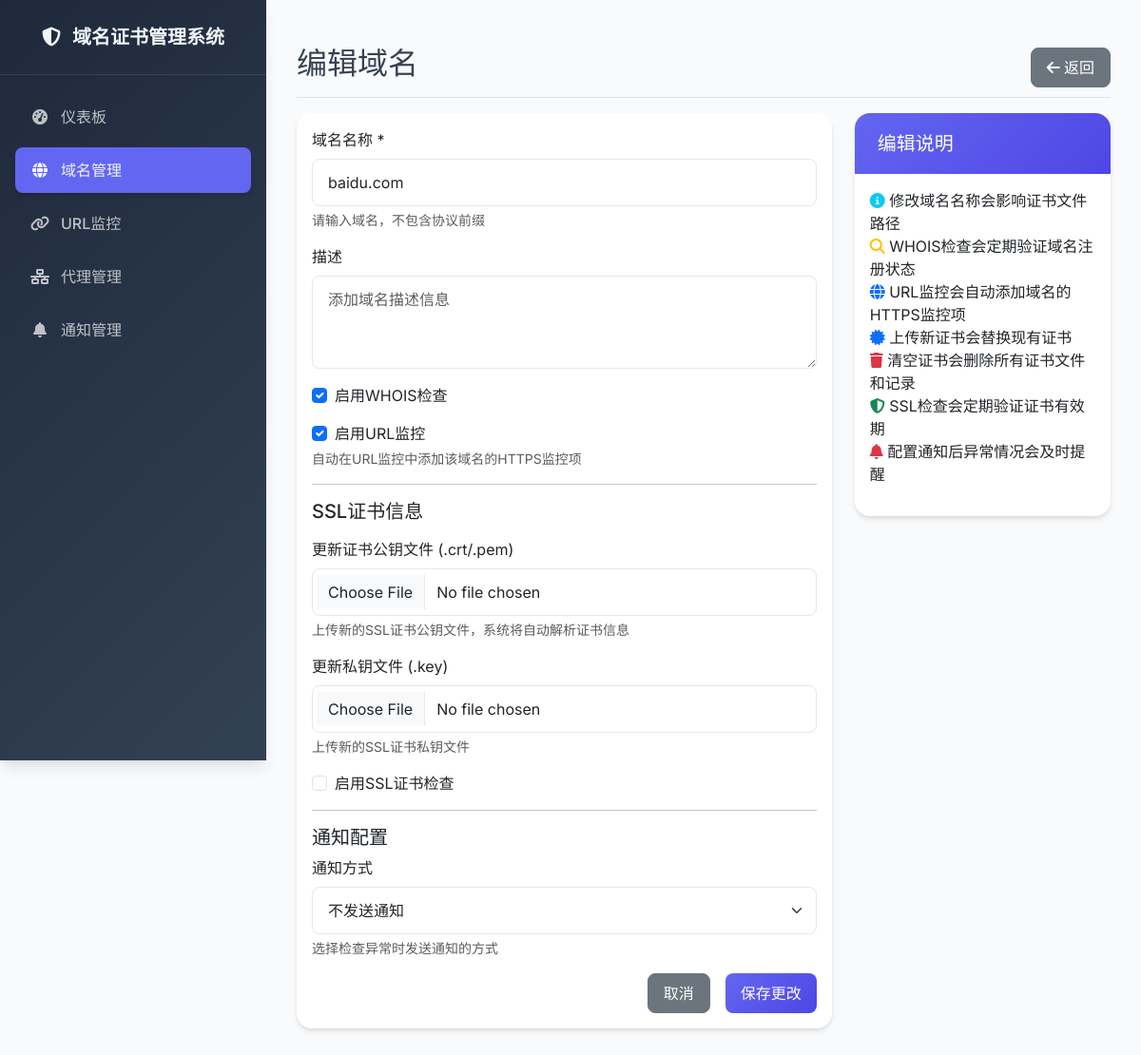
The page /domains/1/edit on the database its author committed.
### app/models/domain.py (models this page shows, shortened)
class Domain(db.Model):
    id = db.Column(db.Integer, primary_key=True)
    name = db.Column(db.String(255), nullable=False, unique=True)
    description = db.Column(db.Text)
    is_active = db.Column(db.Boolean, default=True)
    check_ssl = db.Column(db.Boolean, default=True)
    check_whois = db.Column(db.Boolean, default=True)
    check_access = db.Column(db.Boolean, default=False)  # 新增：访问检查
    website_url_id = db.Column(db.Integer, db.ForeignKey('url.id'), nullable=True)  # 关联的官网URL监控项
    notification_config_id = db.Column(db.Integer, db.ForeignKey('notification_config.id'), nullable=True)
    created_at = db.Column(db.DateTime, default=datetime.utcnow)
    updated_at = db.Column(db.DateTime, default=datetime.utcnow, onupdate=datetime.utcnow)
    certificates = db.relationship('Certificate', backref='domain', lazy=True, cascade='all, delete-orphan')
    whois_records = db.relationship('WhoisRecord', backref='domain', lazy=True, cascade='all, delete-orphan')
    access_checks = db.relationship('DomainAccessCheck', backref='domain', lazy=True, cascade='all, delete-orphan')  # 新增：访问检查记录
    website_url = db.relationship('URL', backref='domain', foreign_keys=[website_url_id])  # 关联的官网URL监控项
    notification_config = db.relationship('NotificationConfig', backref='domains')

### app/views/domains.py (the view, shortened to what this page needs)
@domains_bp.route('/domains/<int:id>/edit', methods=['GET', 'POST'])
def edit(id):
    domain = Domain.query.get_or_404(id)
    return render_template('domains/edit.html', domain=domain, notification_configs=NotificationConfig.query.filter_by(is_active=True).all())

### app/templates/domains/edit.html (shortened to what this page needs)
{% extends "base.html" %}
{% block content %}
<div class="d-flex justify-content-between flex-wrap flex-md-nowrap align-items-center pt-3 pb-2 mb-3 border-bottom">
    <h1 class="h2">编辑域名</h1>
    <div class="btn-toolbar mb-2 mb-md-0">
        <a href="{{ url_for('domains.show', id=domain.id) }}" class="btn btn-secondary">
            <i class="fas fa-arrow-left"></i> 返回
        </a>
    </div>
</div>
<div class="row">
    <div class="col-md-8">
        <div class="card">
            <div class="card-body">
                <form method="POST" enctype="multipart/form-data">
                    <div class="mb-3">
                        <label for="name" class="form-label">域名名称 *</label>
                        <input type="text" class="form-control" id="name" name="name" required
                               value="{{ domain.name }}" placeholder="例如: example.com">
                        <div class="form-text">请输入域名，不包含协议前缀</div>
                    </div>
                    <div class="mb-3">
                        <label for="description" class="form-label">描述</label>
                        <textarea class="form-control" id="description" name="description" rows="3"
                                  placeholder="添加域名描述信息">{{ domain.description or '' }}</textarea>
                    </div>
                    <div class="mb-3">
                        <div class="form-check">
                            <input class="form-check-input" type="checkbox" id="check_whois" name="check_whois"
                                   {% if domain.check_whois %}checked{% endif %}>
                            <label class="form-check-label" for="check_whois">
                                启用WHOIS检查
                            </label>
                        </div>
                    </div>
                    <div class="mb-3">
                        <div class="form-check">
                            <input class="form-check-input" type="checkbox" id="check_access" name="check_access"
                                   {% if domain.check_access %}checked{% endif %}>
                            <label class="form-check-label" for="check_access">
                                启用URL监控
                            </label>
                        </div>
                        <div class="form-text">自动在URL监控中添加该域名的HTTPS监控项</div>
                    </div>
                    <hr>
                    <div class="d-flex justify-content-between align-items-center mb-3">
                        <h5 class="mb-0">SSL证书信息</h5>
                    </div>
                    <div class="mb-3">
                        <label for="cert_file" class="form-label">更新证书公钥文件 (.crt/.pem)</label>
                        <input type="file" class="form-control" id="cert_file" name="cert_file"
                               accept=".crt,.pem,.cer">
                        <div class="form-text">上传新的SSL证书公钥文件，系统将自动解析证书信息</div>
                    </div>
                    <div class="mb-3">
                        <label for="key_file" class="form-label">更新私钥文件 (.key)</label>
                        <input type="file" class="form-control" id="key_file" name="key_file"
                               accept=".key,.pem">
                        <div class="form-text">上传新的SSL证书私钥文件</div>
                    </div>
                    <div class="mb-3">
                        <div class="form-check">
                            <input class="form-check-input" type="checkbox" id="check_ssl" name="check_ssl"
                                   {% if domain.check_ssl %}checked{% endif %}>
                            <label class="form-check-label" for="check_ssl">
                                启用SSL证书检查
                            </label>
                        </div>
                    </div>
                    <hr>
                    <h5>通知配置</h5>
                    <div class="mb-3">
                        <label for="notification_config_id" class="form-label">通知方式</label>
                        <select class="form-select" id="notification_config_id" name="notification_config_id">
                            <option value="">不发送通知</option>
                        </select>
                        <div class="form-text">选择检查异常时发送通知的方式</div>
                    </div>
                    <div class="d-grid gap-2 d-md-flex justify-content-md-end">
                        <a href="{{ url_for('domains.show', id=domain.id) }}" class="btn btn-secondary me-md-2">取消</a>
                        <button type="submit" class="btn btn-primary">保存更改</button>
                    </div>
                </form>
            </div>
        </div>
    </div>
    <div class="col-md-4">
        <div class="card">
            <div class="card-header">
                <h5 class="card-title mb-0">编辑说明</h5>
            </div>
            <div class="card-body">
                <ul class="list-unstyled">
                    <li><i class="fas fa-info-circle text-info"></i> 修改域名名称会影响证书文件路径</li>
                    <li><i class="fas fa-search text-warning"></i> WHOIS检查会定期验证域名注册状态</li>
                    <li><i class="fas fa-globe text-primary"></i> URL监控会自动添加域名的HTTPS监控项</li>
                    <li><i class="fas fa-certificate text-primary"></i> 上传新证书会替换现有证书</li>
                    <li><i class="fas fa-trash text-danger"></i> 清空证书会删除所有证书文件和记录</li>
                    <li><i class="fas fa-shield-alt text-success"></i> SSL检查会定期验证证书有效期</li>
                    <li><i class="fas fa-bell text-danger"></i> 配置通知后异常情况会及时提醒</li>
                </ul>
            </div>
        </div>
    </div>
</div>
{% endblock %}

### app/templates/base.html (style rules this page uses)
:root { --primary-color: #6366f1; --primary-dark: #4f46e5; --secondary-color: #64748b; --success-color: #10b981; --warning-color: #f59e0b; --danger-color: #ef4444; --info-color: #06b6d4; --dark-bg: #1e293b; --dark-secondary: #334155; --dark-text: #f1f5f9; --light-bg: #f8fafc; --border-color: #e2e8f0; --shadow: 0 4px 6px -1px rgba(0, 0, 0, 0.1), 0 2px 4px -1px rgba(0, 0, 0, 0.06); --shadow-lg: 0 10px 15px -3px rgba(0, 0, 0, 0.1), 0 4px 6px -2px rgba(0, 0, 0, 0.05); }
* { font-family: 'Inter', -apple-system, BlinkMacSystemFont, 'Segoe UI', Roboto, sans-serif; }
body { background-color: var(--light-bg); color: #374151; }
.card { border: none; border-radius: 1rem; box-shadow: var(--shadow); transition: all 0.2s ease; }
.card-header { background: linear-gradient(135deg, var(--primary-color) 0%, var(--primary-dark) 100%); color: white; border-radius: 1rem 1rem 0 0 !important; border: none; padding: 1.25rem 1.5rem; }
.btn { border-radius: 0.5rem; font-weight: 500; padding: 0.5rem 1rem; transition: all 0.2s ease; }
.btn-primary { background: linear-gradient(135deg, var(--primary-color) 0%, var(--primary-dark) 100%); border: none; }
.form-control, .form-select { border-radius: 0.5rem; border: 1px solid var(--border-color); padding: 0.75rem 1rem; transition: all 0.2s ease; }

### rows shown on the page
Domain: name "baidu.com", check_whois "☑", check_access "☑"
